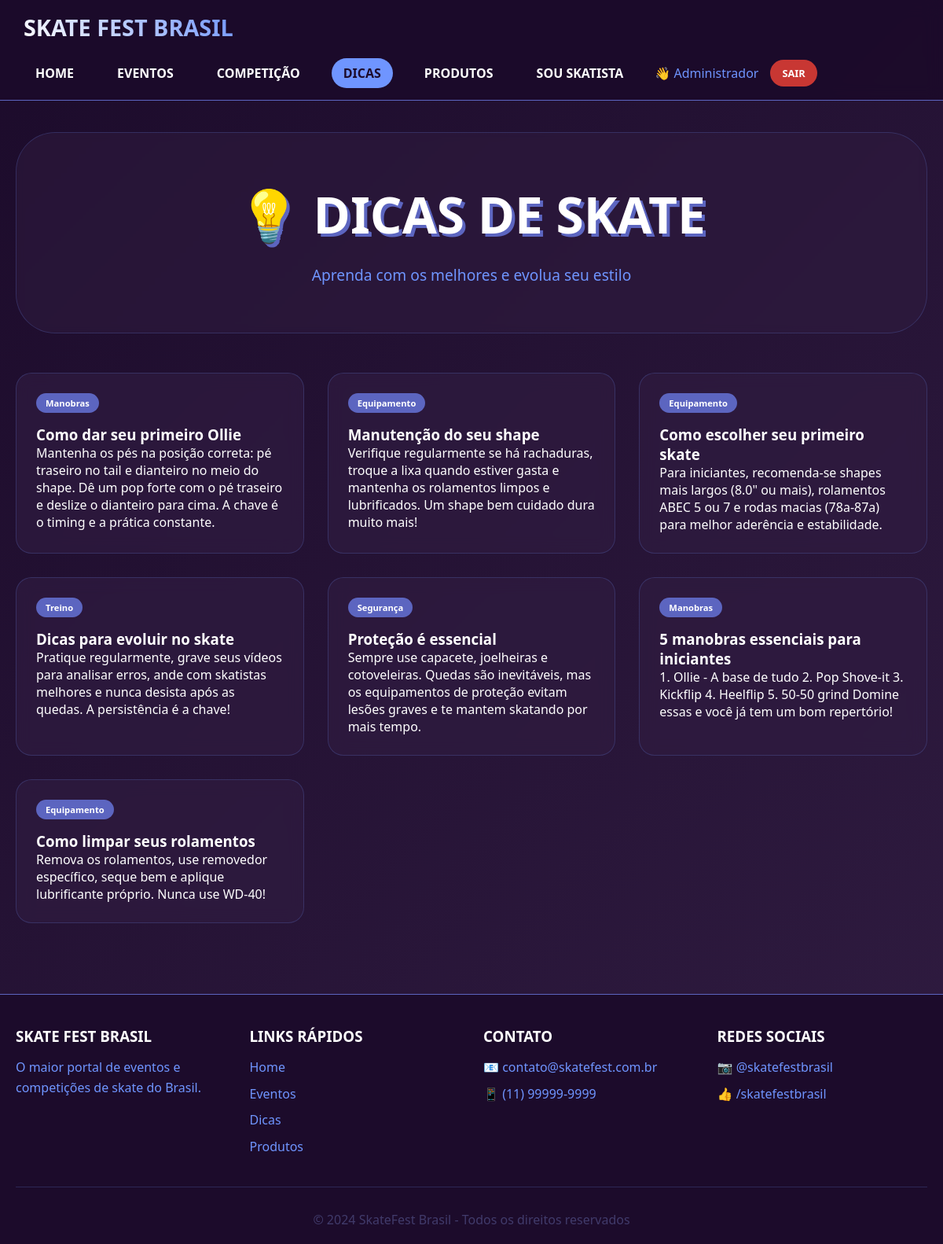
Screenshot of /?pagina=dicas (signed in) with the database file from the repository.
### tables this page shows
CREATE TABLE `dicas` (
  `id` int(11) NOT NULL,
  `titulo` varchar(200) NOT NULL,
  `conteudo` text NOT NULL,
  `categoria` varchar(50) NOT NULL,
  `imagem_url` varchar(500) DEFAULT NULL,
  `autor` varchar(100) DEFAULT 'Equipe SkateFest',
  `visualizacoes` int(11) DEFAULT 0,
  `created_at` timestamp NOT NULL DEFAULT current_timestamp(),
  `updated_at` timestamp NULL DEFAULT NULL ON UPDATE current_timestamp()
);

### index.php (the view, shortened to what this page needs)
<?php
$host = 'localhost';
$dbname = 'skate_fest_competition';
$user = 'root';
$pass = '';
try {
    $pdo = new PDO("mysql:host=$host;dbname=$dbname;charset=utf8mb4", $user, $pass);
    $pdo->setAttribute(PDO::ATTR_ERRMODE, PDO::ERRMODE_EXCEPTION);
} catch(PDOException $e) {
    die("Erro de conexão: " . $e->getMessage());
}
function isRepresentanteLogado() {
    return isset($_SESSION['representante_id']);
}
$pagina = $_GET['pagina'] ?? 'home';
$dicas = $pdo->query("SELECT * FROM dicas ORDER BY created_at DESC")->fetchAll();
?>
<!DOCTYPE html>
<html lang="pt-BR">
<head>
</head>
<body>
    <nav class="navbar">
        <div class="navbar-container">
            <div class="logo"><h1>SKATE FEST BRASIL</h1></div>
            <div class="nav-links">
                <a href="?pagina=home" class="<?= $pagina == 'home' ? 'active' : '' ?>">HOME</a>
                <a href="?pagina=eventos" class="<?= $pagina == 'eventos' ? 'active' : '' ?>">EVENTOS</a>
                <?php if(isRepresentanteLogado()): ?>
                    <a href="?pagina=competicao" class="<?= $pagina == 'competicao' ? 'active' : '' ?>">COMPETIÇÃO</a>
                <?php endif; ?>
                <a href="?pagina=dicas" class="<?= $pagina == 'dicas' ? 'active' : '' ?>">DICAS</a>
                <a href="?pagina=produtos" class="<?= $pagina == 'produtos' ? 'active' : '' ?>">PRODUTOS</a>
                <a href="?pagina=cadastro-skatista" class="<?= $pagina == 'cadastro-skatista' ? 'active' : '' ?>">SOU SKATISTA</a>
                <?php if(isRepresentanteLogado()): ?>
                    <div class="user-info"><span>👋 <?= $_SESSION['representante_nome'] ?></span><a href="?logout=1" class="btn-logout">SAIR</a></div>
                <?php else: ?>
                    <button class="btn-login" onclick="abrirModalLogin()">ÁREA REPRESENTANTE</button>
                <?php endif; ?>
            </div>
        </div>
    </nav>
    <main class="container">
        <?php if($pagina == 'home'): ?>
            <section class="hero"><h1>SKATE FEST BRASIL</h1><p>O maior portal de eventos, competições e cultura do skate no Brasil</p></section>
            <div class="cards-grid">
                <div class="card"><div class="card-icon">🏆</div><h3>Competições</h3><p>Participe das melhores competições de skate do Brasil.</p><?php if(isRepresentanteLogado()): ?><a href="?pagina=competicao" class="btn">Ver Competições</a><?php else: ?><button class="btn" onclick="abrirModalLogin()">Faça login para acessar</button><?php endif; ?></div>
                <div class="card"><div class="card-icon">📅</div><h3>Eventos</h3><p>Confira a agenda de eventos de skate em todo o Brasil.</p><a href="?pagina=eventos" class="btn">Ver Eventos</a></div>
                <div class="card"><div class="card-icon">💡</div><h3>Dicas</h3><p>Dicas de manobras, manutenção e equipamentos.</p><a href="?pagina=dicas" class="btn">Ver Dicas</a></div>
                <div class="card"><div class="card-icon">🛒</div><h3>Produtos</h3><p>As melhores marcas de skate com preços especiais.</p><a href="?pagina=produtos" class="btn">Comprar</a></div>
                <div class="card"><div class="card-icon">🛹</div><h3>Sou Skatista</h3><p>Cadastre-se nos eventos e mostre seu talento.</p><a href="?pagina=cadastro-skatista" class="btn">Me Inscrever</a></div>
            </div>
        <?php elseif($pagina == 'dicas'): ?>
            <section class="hero"><h1>💡 DICAS DE SKATE</h1><p>Aprenda com os melhores e evolua seu estilo</p></section>
            <div class="dicas-grid">
                <?php foreach($dicas as $dica): ?>
                    <div class="dica-card"><span class="dica-categoria"><?= htmlspecialchars($dica['categoria']) ?></span><h3><?= htmlspecialchars($dica['titulo']) ?></h3><p><?= htmlspecialchars($dica['conteudo']) ?></p></div>
                <?php endforeach; ?>
            </div>
        <?php endif; ?>
    </main>
    <footer class="footer">
        <div class="footer-content">
            <div class="footer-section"><h3>SKATE FEST BRASIL</h3><p>O maior portal de eventos e competições de skate do Brasil.</p></div>
            <div class="footer-section"><h3>LINKS RÁPIDOS</h3><a href="?pagina=home">Home</a><a href="?pagina=eventos">Eventos</a><a href="?pagina=dicas">Dicas</a><a href="?pagina=produtos">Produtos</a></div>
            <div class="footer-section"><h3>CONTATO</h3><p>📧 contato@skatefest.com.br</p><p>📱 (11) 99999-9999</p></div>
            <div class="footer-section"><h3>REDES SOCIAIS</h3><p>📷 @skatefestbrasil</p><p>👍 /skatefestbrasil</p></div>
        </div>
        <div class="footer-bottom"><p>&copy; 2024 SkateFest Brasil - Todos os direitos reservados</p></div>
    </footer>
</body>
</html>

### index.php (style rules this page uses)
* { margin: 0; padding: 0; box-sizing: border-box; }
body { font-family: 'Segoe UI', Tahoma, Geneva, Verdana, sans-serif; background: linear-gradient(135deg, #1C0B2B 0%, #301C41 100%); min-height: 100vh; color: white; }
.navbar { background: rgba(28, 11, 43, 0.95); backdrop-filter: blur(10px); padding: 15px 30px; position: sticky; top: 0; z-index: 1000; border-bottom: 1px solid #5C65C0; }
.navbar-container { max-width: 1400px; margin: 0 auto; display: flex; justify-content: space-between; align-items: center; flex-wrap: wrap; gap: 20px; }
.logo h1 { font-size: 1.8rem; background: linear-gradient(45deg, white, #6F95FF); -webkit-background-clip: text; -webkit-text-fill-color: transparent; }
.nav-links { display: flex; gap: 25px; flex-wrap: wrap; align-items: center; }
.nav-links a { color: white; text-decoration: none; font-weight: 600; padding: 8px 15px; border-radius: 25px; transition: all 0.3s ease; }
.nav-links a:hover, .nav-links a.active { background: #6F95FF; color: #1C0B2B; }
.user-info { display: flex; align-items: center; gap: 15px; color: #6F95FF; }
.btn-logout { background: rgba(244, 67, 54, 0.8); padding: 5px 12px; border-radius: 20px; text-decoration: none; color: white; font-size: 0.8rem; }
.container { max-width: 1400px; margin: 0 auto; padding: 40px 20px; }
.hero { text-align: center; padding: 60px 20px; background: rgba(48, 28, 65, 0.5); border-radius: 50px; margin-bottom: 50px; backdrop-filter: blur(5px); border: 1px solid rgba(111, 149, 255, 0.2); }
.hero h1 { font-size: 4rem; margin-bottom: 20px; text-shadow: 4px 4px 0 #5C65C0; }
.hero p { color: #6F95FF; font-size: 1.2rem; }
.dicas-grid { display: grid; grid-template-columns: repeat(auto-fit, minmax(350px, 1fr)); gap: 30px; }
.dica-card { background: rgba(48, 28, 65, 0.7); backdrop-filter: blur(10px); border-radius: 20px; padding: 25px; border: 1px solid rgba(111, 149, 255, 0.2); transition: all 0.3s ease; }
.dica-categoria { display: inline-block; padding: 5px 12px; background: #5C65C0; border-radius: 20px; font-size: 0.7rem; font-weight: 700; margin-bottom: 15px; }
.footer { background: rgba(28, 11, 43, 0.95); padding: 40px 20px 20px; margin-top: 50px; border-top: 1px solid #5C65C0; }
.footer-content { max-width: 1400px; margin: 0 auto; display: grid; grid-template-columns: repeat(auto-fit, minmax(250px, 1fr)); gap: 30px; }
.footer-section h3 { margin-bottom: 15px; }
.footer-section p, .footer-section a { color: #6F95FF; line-height: 1.6; text-decoration: none; display: block; margin: 8px 0; }
.footer-bottom { text-align: center; padding-top: 30px; margin-top: 30px; border-top: 1px solid rgba(111, 149, 255, 0.2); color: #413B6B; }

### rows the page displays
dicas: categoria "Manobras", titulo "Como dar seu primeiro Ollie", conteudo "Mantenha os pés na posição correta: pé traseiro no tail e dianteiro no meio do shape. Dê um pop forte com o pé traseiro e deslize o dianteiro para cima. A chave é o timing e a prática constante."
dicas: categoria "Equipamento", titulo "Manutenção do seu shape", conteudo "Verifique regularmente se há rachaduras, troque a lixa quando estiver gasta e mantenha os rolamentos limpos e lubrificados. Um shape bem cuidado dura muito mais!"
dicas: categoria "Equipamento", titulo "Como escolher seu primeiro skate", conteudo "Para iniciantes, recomenda-se shapes mais largos (8.0\" ou mais), rolamentos ABEC 5 ou 7 e rodas macias (78a-87a) para melhor aderência e estabilidade."
dicas: categoria "Treino", titulo "Dicas para evoluir no skate", conteudo "Pratique regularmente, grave seus vídeos para analisar erros, ande com skatistas melhores e nunca desista após as quedas. A persistência é a chave!"
dicas: categoria "Segurança", titulo "Proteção é essencial", conteudo "Sempre use capacete, joelheiras e cotoveleiras. Quedas são inevitáveis, mas os equipamentos de proteção evitam lesões graves e te mantem skatando por mais tempo."
dicas: categoria "Manobras", titulo "5 manobras essenciais para iniciantes", conteudo "1. Ollie - A base de tudo 2. Pop Shove-it 3. Kickflip 4. Heelflip 5. 50-50 grind Domine essas e você já tem um bom repertório!"
dicas: categoria "Equipamento", titulo "Como limpar seus rolamentos", conteudo "Remova os rolamentos, use removedor específico, seque bem e aplique lubrificante próprio. Nunca use WD-40!"

### other values shown
$_SESSION['representante_nome'] "Administrador"
